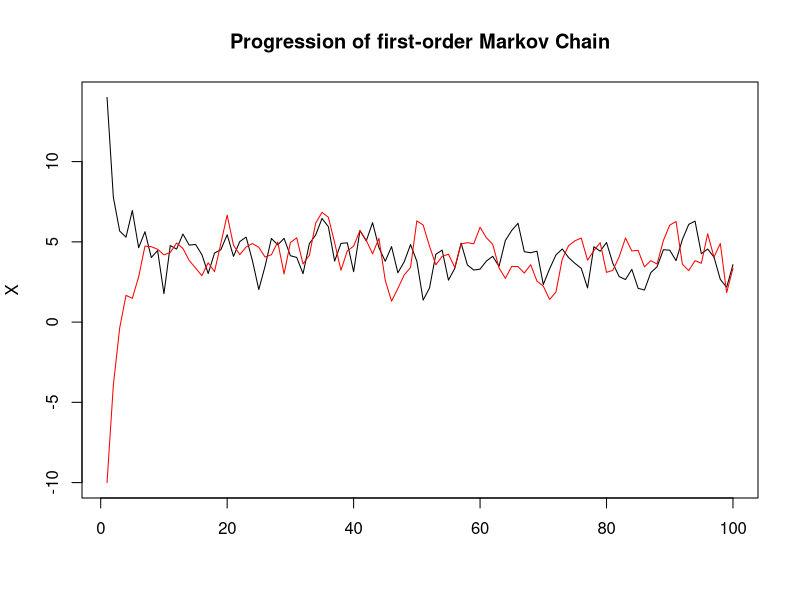

Recreate this plot in R.
# ***********************************************************************************************
# Title   : Financial Risk Modeling and Portfolio Optimization with R
# Chapter : 14 Probabilistic Utility
# Theme   : 3.2 Markov chains
# Date    : 2022/00/00
# Page    : P347 - P349
# URL     : https://www.pfaffikus.de/rpacks/
# ***********************************************************************************************


# ＜概要＞
# -


# ＜目次＞
# 0 準備
# 1 マルコフ連鎖の関数定義
# 2 マルコフ連鎖シミュレーション
# 3 推定値の比較確認


# 0 準備 ----------------------------------------------------------------------

# ライブラリ
library(tidyverse)



# 1 マルコフ連鎖の関数定義 --------------------------------------------------------

# 関数定義
# --- マルコフ連鎖シミュレーション
MCsim <- function(x0 = 0, n, theta0, theta1){
    ans <- vector()
    length(ans) <- n + 1
    ans[1] <- x0
    for(i in 2:(n + 1)){
        ans[i] <- theta0 + theta1 * ans[i-1] + rnorm(1)
        }
    ans
}


# 2 マルコフ連鎖シミュレーション ---------------------------------------------------

# パラメータ設定
theta0 <- 2
theta1 <- 0.5
N <- 10000
x01 <- 14
x02 <- -10

# マルコフ連鎖シミュレーション
mc1 <- MCsim(x0 = x01, n = N, theta0 = theta0, theta1 = theta1)
mc2 <- MCsim(x0 = x02, n = N, theta0 = theta0, theta1 = theta1)

# プロット作成
mc1[1:100] %>%
  plot(type = "l", ylim = range(cbind(mc1, mc2)),
       xlab = "", ylab = "X", main = "Progression of first-order Markov Chain")
lines(mc2[1:100], col = "red")


# 3 推定値の比較確認 -------------------------------------------------------------

## Expected value of stationarity distribution and estimates
EfPop <- theta0 / (1 - theta1)
m <- trunc(N / 2) ## burn-in
EfEst1 <- mean(mc1[-c(1:m)])
c(EfPop, EfEst1)

## Standard error of estimate for first MC
ar1Est <- ar(mc1, order.max = 1)$ar
se1 <- sqrt(var(mc1) / N * (1 + ar1Est) / (1 - ar1Est))
c(EfEst1 - 2 * se1, EfEst1, EfEst1 + 2 * se1)

## Variance of stationarity distribution and estimate
VarfPop <- 1 / (1 - theta1^2)
VarfEst1 <- 1 / (1 - ar1Est^2)
c(VarfPop, VarfEst1)
